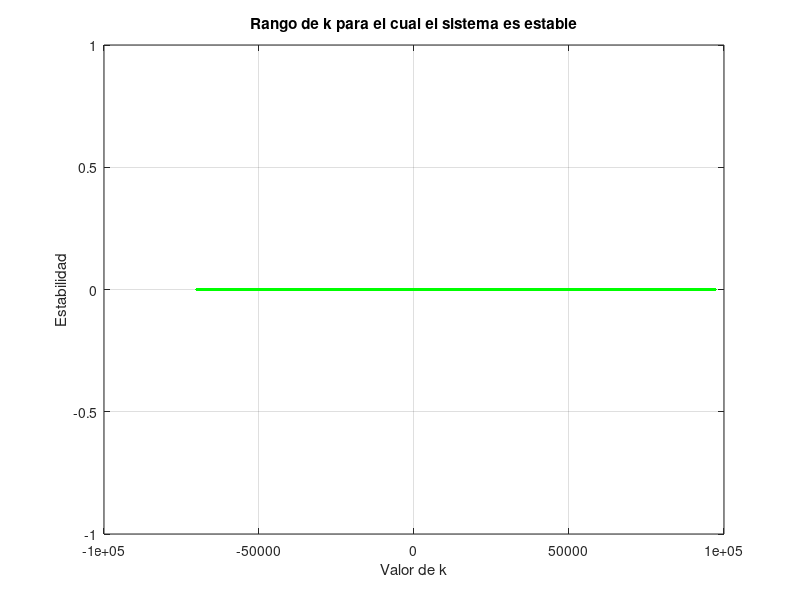

Write the MATLAB code that produced this figure.
den_orig = [1 40 623 5344 28672 70056];
num = [834 15846 70056];
k_vals = -1e5:10:1e5;
estables = [];

for k = k_vals
    den_k = den_orig;
    den_k(end) = den_k(end) + k;
    polos = roots(den_k);
    if all(real(polos) < 0)
        estables(end+1) = k;
    end
end

if isempty(estables)
    disp('No se encontraron valores de k para los que el sistema sea estable.');
else
    k_min = min(estables);
    k_max = max(estables);
    fprintf('El sistema es estable para k en el rango:\n');
    fprintf('%.2f <= k <= %.2f\n', k_min, k_max);
end

figure;
plot(estables, zeros(size(estables)), 'g.');
xlabel('Valor de k');
ylabel('Estabilidad');
title('Rango de k para el cual el sistema es estable');
grid on;
